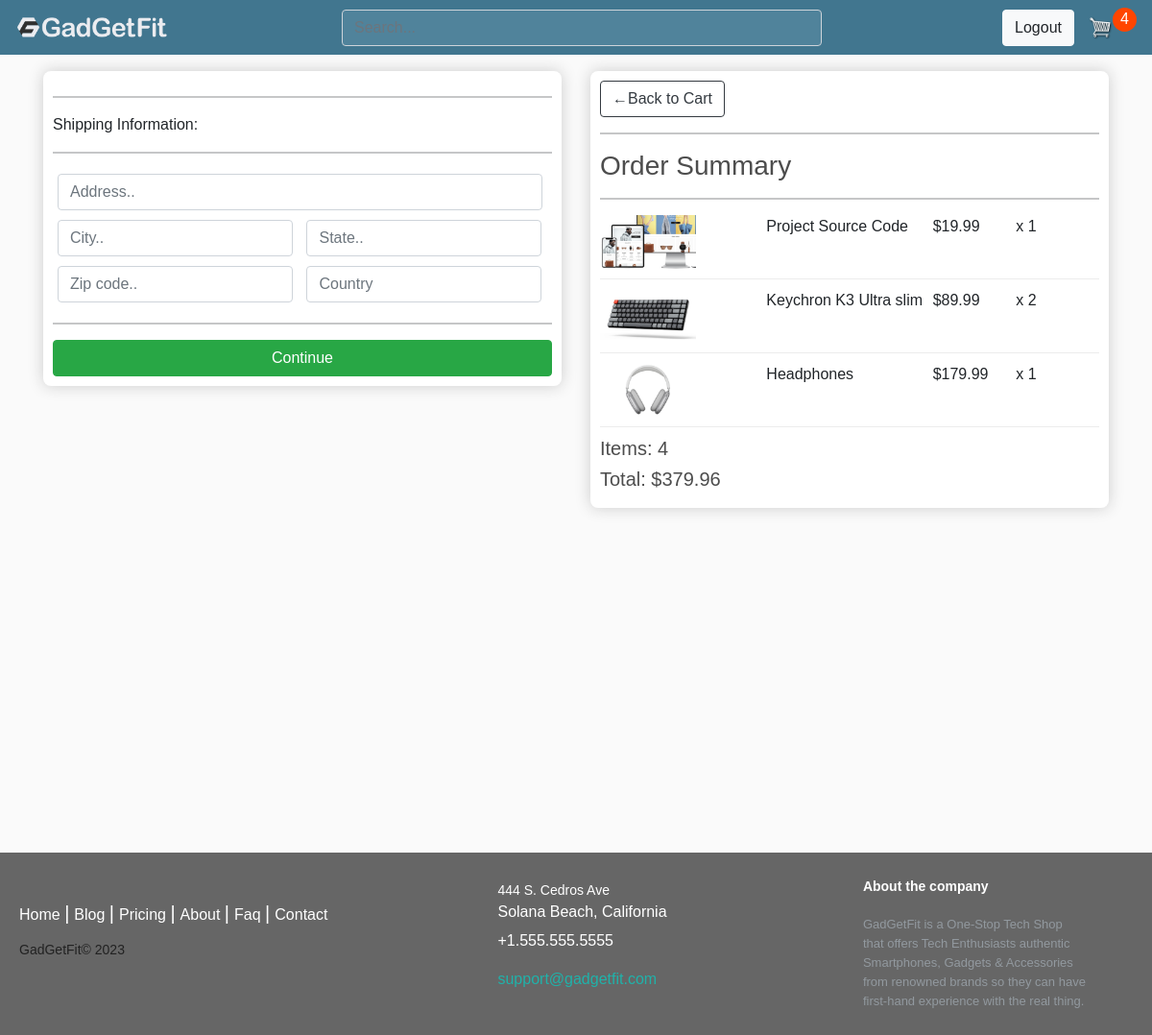
Screenshot of /checkout/ (signed in) with the database file from the repository.
### store/models.py (models this page shows, shortened)
class OrderItem(models.Model):
    product = models.ForeignKey(Product, on_delete=models.SET_NULL, null=True)
    order = models.ForeignKey(Order, on_delete=models.SET_NULL, null=True)
    quantity = models.IntegerField(default=0, null=True, blank=True)
    date_added = models.DateTimeField(auto_now_add=True)
    @property
    def get_total(self):
        total = self.product.price * self.quantity
        return total

class Product(models.Model):
    name = models.CharField(max_length=200, null=True)
    price = models.DecimalField(max_digits=7, decimal_places=2)
    digital = models.BooleanField(default=False, null=True, blank=True)
    image = models.ImageField(null=True, blank=True)
    @property
    def imageURL(self):
        try:
            url = self.image.url
        except:
            url = ""
        return url

class Order(models.Model):
    customer = models.ForeignKey(
        Customer, on_delete=models.SET_NULL, null=True, blank=True
    )
    date_orderd = models.DateTimeField(auto_now_add=True)
    complete = models.BooleanField(default=False, null=True, blank=True)
    transaction_id = models.CharField(max_length=200, null=True)
    @property
    def shipping(self):
        shipping = False
        orderitems = self.orderitem_set.all()
        for i in orderitems:
            if i.product.digital == False:
                shipping = True
        return shipping
    @property
    def get_cart_total(self):
        orderitems = self.orderitem_set.all()
        total = sum(item.get_total for item in orderitems)
        return total
    @property
    def get_cart_items(self):
        orderitems = self.orderitem_set.all()
        total = sum([item.quantity for item in orderitems])
        return total

### store/views.py (the view)
# urls.py: path('checkout/', checkout , name='checkout'),
def checkout(request):
    data = cartData(request)
    cartItems = data['cartItems']
    order = data['order']
    items = data['items']
    context = {'items': items, 'order': order, 'cartItems': cartItems}
    return render(request, 'store/checkout.html', context)

### store/utils.py (called while the page is built)
def cartData(request):
    if request.user.is_authenticated:
        customer = request.user.customer
        order, created = Order.objects.get_or_create(customer=customer, complete=False)
        items = order.orderitem_set.all()
        cartItems = order.get_cart_items
    else:
        cookieData = cookieCart(request)
        cartItems = cookieData['cartItems']
        order = cookieData['order']
        items = cookieData['items']
    return{'cartItems': cartItems, 'order': order, 'items': items}

### templates/store/checkout.html (shortened to what this page needs)
{% extends 'store/main.html' %}
{% load static %}
{% block content %}
<div class="row">
     <div class="col-lg-6">
          <div class="box-element" id="form-wrapper">
               <form id="form">
                    <div id="shipping-info">
                         <hr>
                         <p>Shipping Information:</p>
                         <hr>
                         <div class="form-field">
                              <input class="form-control" type="text" name="address" placeholder="Address..">
                         </div>
                         <div class="form-field-s">
                              <input class="form-control" type="text" name="city" placeholder="City..">
                         </div>
                         <div class="form-field-s">
                              <input class="form-control" type="text" name="state" placeholder="State..">
                         </div>
                         <div class="form-field-s">
                              <input class="form-control" type="text" name="zipcode" placeholder="Zip code..">
                         </div>
                         <div class="form-field-s">
                              <input class="form-control" type="text" name="country" placeholder="Country">
                         </div>
                    </div>
                    <hr>
                    <input id="form-button" class="btn btn-success btn-block" type="submit" value="Continue">
               </form>
          </div>
          <br>
     </div>
     <div class="col-lg-6">
          <div class="box-element">
               <a class="btn btn-outline-dark" href="{% url 'cart' %}">&#x2190;Back to Cart</a>
               <hr>
               <h3>Order Summary</h3>
               <hr>
               {% for item in items %}
               <div class="cart-row">
                    <div style="flex:2"><img class="row-image" src="{{item.product.imageURL}}"></div>
                    <div style="flex:2">
                         <p>{{item.product.name}}</p>
                    </div>
                    <div style="flex:1">
                         <p>${{item.product.price}}</p>
                    </div>
                    <div style="flex:1">
                         <p>x {{item.quantity}}</p>
                    </div>
               </div>
               {% endfor %}
               <h5>Items: {{order.get_cart_items}}</h5>
               <h5>Total: ${{order.get_cart_total|floatformat:2}}</h5>
          </div>
     </div>
</div>
{% endblock content %}

### static/css/main.css (style rules this page uses)
body { background-color: hsl(0, 0%, 98%); }
h1, h2, h3, h4, h5, h6 { color: hsl(0, 0%, 30%); }
.box-element { box-shadow: hsl(0, 0%, 80%) 0 0 16px; background-color: #fff; border-radius: 8px; padding: 10px; }
.col-lg-4, .col-lg-6, .col-lg-8, .col-lg-12 { margin-top: 10px; }
.btn { border-radius: 8; }
.row-image { width: 100px; }
.form-field { width: 515px; padding: 5px; }
.form-field-s { width: 255px; display: inline-block; padding: 5px; }
.cart-row { display: flex; align-items: flex-stretch; padding-bottom: 10px; margin-bottom: 10px; border-bottom: 1px solid #ececec; border-radius: 8; }
* { font-family: Arial, Helvetica, sans-serif; }
html, body { font: 100%/1.5 Verdana, sans-serif; height: 100%; margin: 0; padding: 0; }

### rows the page displays
OrderItem: product.imageURL (picture), product.name "Project Source Code", product.price "19.99", quantity "1"
OrderItem: product.imageURL (picture), product.name "Keychron K3 Ultra slim", product.price "89.99", quantity "2"
OrderItem: product.imageURL (picture), product.name "Headphones", product.price "179.99", quantity "1"
Order: get_cart_items "4", get_cart_total "379.96"

### other values shown
{{ cartItems }} "4"
